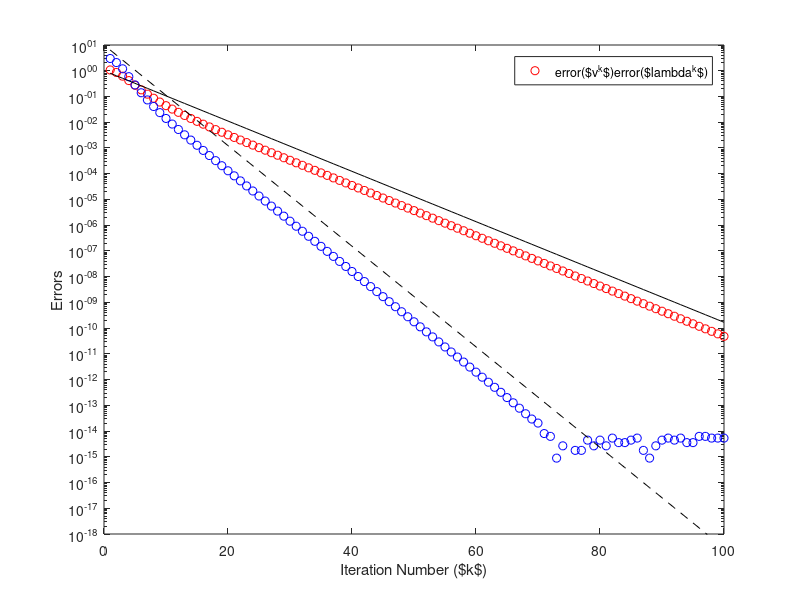

This figure's MATLAB source:
clear all
close all

%%
n = 10;

temp = randn(n,n);
A = temp+temp';

x_0 = randn(n,1);

%%
[V,Lambda] = eig(A);
[eval_max,max_i] = max(abs(diag(Lambda)));
evec_max = V(:,max_i);

eval_sort = sort(abs(diag(Lambda)));
eval_2ndmax = eval_sort(end-1);

%%
max_iter = 100;
evec_error_save = nan(1,n);
eval_error_save = nan(1,n);

x_iter = x_0;
for i = 1:max_iter
    x_iter = A*x_iter;
    x_iter = x_iter/norm(x_iter);
    evec_error_save(i) = min(norm(evec_max-x_iter),norm(-evec_max-x_iter));

    rlqt = x_iter'*A*x_iter;
    eval_error_save(i) = abs(abs(eval_max)-abs(rlqt));
end

%%
figure(3)
iter_ary = 1:max_iter;
semilogy(iter_ary,evec_error_save,'ro'); hold on
semilogy(iter_ary,eval_error_save,'bo');
semilogy(iter_ary,(eval_2ndmax/eval_max).^iter_ary,'k')
semilogy(iter_ary,(eval_2ndmax/eval_max).^(2*iter_ary)*10,'k--')
legend(["error($v^k$)","error($\lambda^k$)"])

ylimm = ylim; ylim([1e-18 ylimm(2)])
xlabel("Iteration Number ($k$)")
ylabel("Errors")

hold off

